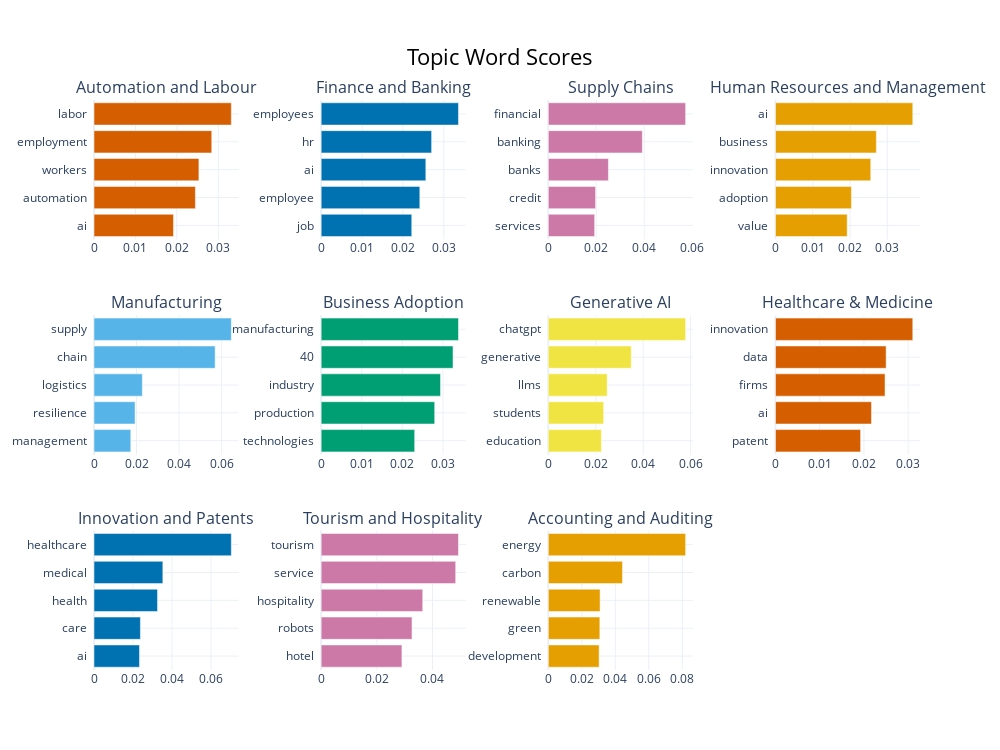

The code cell stored with this chart in its notebook:
### Code cell
fig = topic_model.visualize_barchart(topics = [0, 1, 2, 3, 4, 5, 6, 7, 8, 9, 10], custom_labels = True)
fig.show()
fig.write_image("images/combined_bars.pdf")

### Figure 1 — Plotly figure (JSON) as saved in the notebook; plotly's stock layout.template omitted (floating-point values rounded to 4 significant figures)
{"data": [{"marker": {"color": "#D55E00"}, "orientation": "h", "type": "bar", "x": [0.01919, 0.02448, 0.02533, 0.02843, 0.03316], "xaxis": "x", "y": ["ai  ", "automation  ", "workers  ", "employment  ", "labor  "], "yaxis": "y"}, {"marker": {"color": "#0072B2"}, "orientation": "h", "type": "bar", "x": [0.02216, 0.02413, 0.0256, 0.02701, 0.03358], "xaxis": "x2", "y": ["job  ", "employee  ", "ai  ", "hr  ", "employees  "], "yaxis": "y2"}, {"marker": {"color": "#CC79A7"}, "orientation": "h", "type": "bar", "x": [0.01933, 0.01972, 0.02507, 0.03922, 0.05728], "xaxis": "x3", "y": ["services  ", "credit  ", "banks  ", "banking  ", "financial  "], "yaxis": "y3"}, {"marker": {"color": "#E69F00"}, "orientation": "h", "type": "bar", "x": [0.01924, 0.02038, 0.02556, 0.02706, 0.03683], "xaxis": "x4", "y": ["value  ", "adoption  ", "innovation  ", "business  ", "ai  "], "yaxis": "y4"}, {"marker": {"color": "#56B4E9"}, "orientation": "h", "type": "bar", "x": [0.01729, 0.01932, 0.02272, 0.05693, 0.06453], "xaxis": "x5", "y": ["management  ", "resilience  ", "logistics  ", "chain  ", "supply  "], "yaxis": "y5"}, {"marker": {"color": "#009E73"}, "orientation": "h", "type": "bar", "x": [0.02304, 0.02797, 0.02941, 0.03248, 0.03383], "xaxis": "x6", "y": ["technologies  ", "production  ", "industry  ", "40  ", "manufacturing  "], "yaxis": "y6"}, {"marker": {"color": "#F0E442"}, "orientation": "h", "type": "bar", "x": [0.02238, 0.02333, 0.02483, 0.03497, 0.05788], "xaxis": "x7", "y": ["education  ", "students  ", "llms  ", "generative  ", "chatgpt  "], "yaxis": "y7"}, {"marker": {"color": "#D55E00"}, "orientation": "h", "type": "bar", "x": [0.01926, 0.02171, 0.02478, 0.02502, 0.03105], "xaxis": "x8", "y": ["patent  ", "ai  ", "firms  ", "data  ", "innovation  "], "yaxis": "y8"}, {"marker": {"color": "#0072B2"}, "orientation": "h", "type": "bar", "x": [0.02333, 0.02381, 0.03259, 0.03531, 0.07044], "xaxis": "x9", "y": ["ai  ", "care  ", "health  ", "medical  ", "healthcare  "], "yaxis": "y9"}, {"marker": {"color": "#CC79A7"}, "orientation": "h", "type": "bar", "x": [0.02902, 0.03265, 0.03649, 0.04834, 0.04934], "xaxis": "x10", "y": ["hotel  ", "robots  ", "hospitality  ", "service  ", "tourism  "], "yaxis": "y10"}, {"marker": {"color": "#E69F00"}, "orientation": "h", "type": "bar", "x": [0.03033, 0.03076, 0.03091, 0.04428, 0.08196], "xaxis": "x11", "y": ["development  ", "green  ", "renewable  ", "carbon  ", "energy  "], "yaxis": "y11"}], "layout": {"annotations": [{"font": {"size": 16}, "showarrow": false, "text": "Automation and Labour", "x": 0.0875, "xanchor": "center", "xref": "paper", "y": 1, "yanchor": "bottom", "yref": "paper"}, {"font": {"size": 16}, "showarrow": false, "text": "Finance and Banking", "x": 0.3625, "xanchor": "center", "xref": "paper", "y": 1, "yanchor": "bottom", "yref": "paper"}, {"font": {"size": 16}, "showarrow": false, "text": "Supply Chains", "x": 0.6375, "xanchor": "center", "xref": "paper", "y": 1, "yanchor": "bottom", "yref": "paper"}, {"font": {"size": 16}, "showarrow": false, "text": "Human Resources and Management", "x": 0.9125, "xanchor": "center", "xref": "paper", "y": 1, "yanchor": "bottom", "yref": "paper"}, {"font": {"size": 16}, "showarrow": false, "text": "Manufacturing", "x": 0.0875, "xanchor": "center", "xref": "paper", "y": 0.6222, "yanchor": "bottom", "yref": "paper"}, {"font": {"size": 16}, "showarrow": false, "text": "Business Adoption", "x": 0.3625, "xanchor": "center", "xref": "paper", "y": 0.6222, "yanchor": "bottom", "yref": "paper"}, {"font": {"size": 16}, "showarrow": false, "text": "Generative AI", "x": 0.6375, "xanchor": "center", "xref": "paper", "y": 0.6222, "yanchor": "bottom", "yref": "paper"}, {"font": {"size": 16}, "showarrow": false, "text": "Healthcare & Medicine", "x": 0.9125, "xanchor": "center", "xref": "paper", "y": 0.6222, "yanchor": "bottom", "yref": "paper"}, {"font": {"size": 16}, "showarrow": false, "text": "Innovation and Patents", "x": 0.0875, "xanchor": "center", "xref": "paper", "y": 0.2444, "yanchor": "bottom", "yref": "paper"}, {"font": {"size": 16}, "showarrow": false, "text": "Tourism and Hospitality", "x": 0.3625, "xanchor": "center", "xref": "paper", "y": 0.2444, "yanchor": "bottom", "yref": "paper"}, {"font": {"size": 16}, "showarrow": false, "text": "Accounting and Auditing", "x": 0.6375, "xanchor": "center", "xref": "paper", "y": 0.2444, "yanchor": "bottom", "yref": "paper"}], "height": 750, "hoverlabel": {"bgcolor": "white", "font": {"family": "Rockwell", "size": 16}}, "showlegend": false, "title": {"font": {"color": "Black", "size": 22}, "text": "Topic Word Scores", "x": 0.5, "xanchor": "center", "yanchor": "top"}, "width": 1000, "xaxis": {"anchor": "y", "domain": [0, 0.175], "showgrid": true}, "xaxis10": {"anchor": "y10", "domain": [0.275, 0.45], "showgrid": true}, "xaxis11": {"anchor": "y11", "domain": [0.55, 0.725], "showgrid": true}, "xaxis12": {"anchor": "y12", "domain": [0.825, 1], "showgrid": true}, "xaxis2": {"anchor": "y2", "domain": [0.275, 0.45], "showgrid": true}, "xaxis3": {"anchor": "y3", "domain": [0.55, 0.725], "showgrid": true}, "xaxis4": {"anchor": "y4", "domain": [0.825, 1], "showgrid": true}, "xaxis5": {"anchor": "y5", "domain": [0, 0.175], "showgrid": true}, "xaxis6": {"anchor": "y6", "domain": [0.275, 0.45], "showgrid": true}, "xaxis7": {"anchor": "y7", "domain": [0.55, 0.725], "showgrid": true}, "xaxis8": {"anchor": "y8", "domain": [0.825, 1], "showgrid": true}, "xaxis9": {"anchor": "y9", "domain": [0, 0.175], "showgrid": true}, "yaxis": {"anchor": "x", "domain": [0.7556, 1], "showgrid": true}, "yaxis10": {"anchor": "x10", "domain": [0, 0.2444], "showgrid": true}, "yaxis11": {"anchor": "x11", "domain": [0, 0.2444], "showgrid": true}, "yaxis12": {"anchor": "x12", "domain": [0, 0.2444], "showgrid": true}, "yaxis2": {"anchor": "x2", "domain": [0.7556, 1], "showgrid": true}, "yaxis3": {"anchor": "x3", "domain": [0.7556, 1], "showgrid": true}, "yaxis4": {"anchor": "x4", "domain": [0.7556, 1], "showgrid": true}, "yaxis5": {"anchor": "x5", "domain": [0.3778, 0.6222], "showgrid": true}, "yaxis6": {"anchor": "x6", "domain": [0.3778, 0.6222], "showgrid": true}, "yaxis7": {"anchor": "x7", "domain": [0.3778, 0.6222], "showgrid": true}, "yaxis8": {"anchor": "x8", "domain": [0.3778, 0.6222], "showgrid": true}, "yaxis9": {"anchor": "x9", "domain": [0, 0.2444], "showgrid": true}}}
